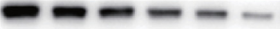
#> input picture IntensityCalculationFromImage/Expression_ctrl.png, 280 x 29 px
$ python Evaluation.py
#> lines starting #> are read from the running program, lines starting #| are printed output that depends on the picture; long printed decimals are rounded
from PIL import Image  # 이미지 처리 라이브러리
import numpy as np  # 수치 라이브러리
import matplotlib.pyplot as plt  # 그래프를 그리기 위한 라이브러리

imgCtrl = Image.open("Expression_ctrl.png")
#> imgCtrl is the input picture: PIL image 280x29 RGB; mean R, G, B 183.5, 183.4, 184.8
imgL5 = Image.open("Expression_L5.png")
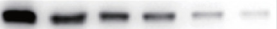
#> input picture IntensityCalculationFromImage/Expression_L5.png, 277 x 29 px
#> imgL5 is the input picture: PIL image 277x29 RGB; mean R, G, B 199.6, 199.6, 200.7

plt.imshow(imgCtrl)
plt.show()

plt.imshow(imgL5)
plt.show()

imgCtrlGray = imgCtrl.convert('L')
imgL5Gray = imgL5.convert('L')

print(imgCtrlGray.size)
#| (280, 29)
print(imgL5Gray.size)
#| (277, 29)

singleImgSize = (32, 32)
imgCount = 6
multipleImgSize = (singleImgSize[0]*imgCount, singleImgSize[1])

imgCtrlGray = imgCtrlGray.resize(multipleImgSize)  # 이미지 크기를 (32*6, 32)로 변환
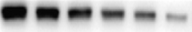
#> imgCtrlGray: PIL image 192x32 L; min 4, max 255, mean 183.6
imgL5Gray = imgL5Gray.resize(multipleImgSize)
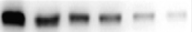
#> imgL5Gray: PIL image 192x32 L; min 5, max 255, mean 199.7

imgListCtrl = []
imgListL5 = []

# Image를 6개로 잘라서 imgList에 저장
for i in range(imgCount):
    startPixel = i * singleImgSize[0]
    endPixel = (i+1) * singleImgSize[0]
    extractArea = (startPixel, 0, endPixel, singleImgSize[1])
    # print(extractArea)
    extractImgCtrl = imgCtrlGray.crop(extractArea)
    extractImgL5 = imgL5Gray.crop(extractArea)
    imgListCtrl.append(extractImgCtrl)  # 자른 이미지를 imgListCtrl에 추가
    imgListL5.append(extractImgL5)  # 자른 이미지를 imgListL5에 추가
#> this loop made 6 passes
#> pass 1, `extractImgCtrl = imgCtrlGray.crop(extractArea)`:
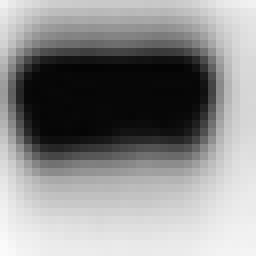
#> extractImgCtrl: PIL image 32x32 L (shown 8 times larger); min 4, max 250, mean 141.3
#> after the loop, imgListCtrl = 6 items; imgListL5 = 6 items

f, axarr = plt.subplots(2,imgCount,figsize=(6,3))
for i in range(imgCount):
    axarr[0][i].imshow(imgListCtrl[i], cmap="gray")
    axarr[1][i].imshow(imgListL5[i], cmap="gray")
plt.tight_layout()
plt.show()
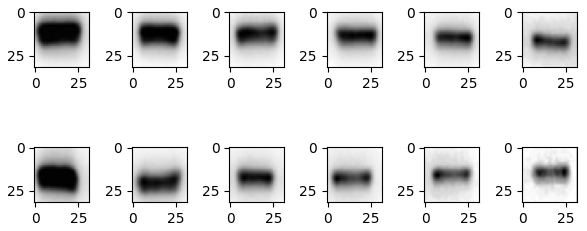
#> figure drawn by matplotlib, 12 panels

imgSaveFlag = False  # 저장하고 싶다면 True로 변경
if imgSaveFlag:
    for i, (imgC, imgL) in enumerate(zip(imgListCtrl, imgListL5)):
        fileNameCtrl = "ExprCtrl_" + str(i) + ".jpg"
        fileNameL5 = "ExprL5_" + str(i) + ".jpg"
        imgC.save(fileNameCtrl)
        imgL.save(fileNameL5)

intensityCtrl = []
intensityL5 = []

for imCtrl, imL5 in zip(imgListCtrl, imgListL5):
    arrCtrl = np.array(imCtrl)  # 이미지를 numpy.array로 변환
    arrL5 = np.array(imL5)  # 이미지를 numpy.array로 변환
    arrCtrlSum = np.sum(255 - arrCtrl)  # 255에서 각 행렬의 값을 뺀 후 모든 요소의 값을 더함
    arrL5Sum = np.sum(255 -  arrL5)  # 255에서 각 행렬의 값을 뺀 후 모든 요소의 값을 더함
    intensityCtrl.append(arrCtrlSum)  # 총 합을 sumListCtrl에 추가
    intensityL5.append(arrL5Sum)  # 총 합을 sumListL5에 추가
#> this loop made 6 passes
#> (arrCtrlSum, arrL5Sum) on passes 1 to 6: (116416, 119196), (97560, 83932), (81549, 61349), (63442, 48507), (51062, 19816), (28823, 7001)
#> pass 3, `arrL5 = np.array(imL5)`:
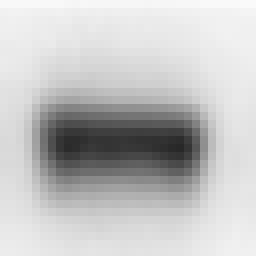
#> arrL5: shape (32, 32) (shown 8 times larger); min 40, max 250, mean 195.1
#> after the loop, intensityCtrl = [116416, 97560, 81549, 63442, 51062, 28823]; intensityL5 = [119196, 83932, 61349, 48507, 19816, 7001]

intensityCtrl = np.array(intensityCtrl)
intensityL5 = np.array(intensityL5)
normIntensityCtrl = intensityCtrl/intensityCtrl.max()*100  # 각 이미지마다 총 합을 최대값으로 normalization
#> normIntensityCtrl = [100, 83.8, 70.05, 54.5, 43.86, 24.76]
normIntensityL5 = intensityL5/intensityL5.max()*100  # 각 이미지마다 총 합을 최대값으로 normalization
#> normIntensityL5 = [100, 70.42, 51.47, 40.7, 16.62, 5.87]
print(normIntensityCtrl)
#| [100.          83.803  70.050  54.496  43.862
#|   24.759]
print(normIntensityL5)
#| [100.          70.415   51.469  40.695  16.625
#|    5.874]

time = np.array([0, 10, 20, 30, 40, 60])  # 시간축 생성을 위한 배열
plt.xlabel("CHX(min)")
plt.ylabel("Relative Amount of p53 (%)")
plt.plot(time, normIntensityCtrl, time, normIntensityL5, marker='o')
plt.show()
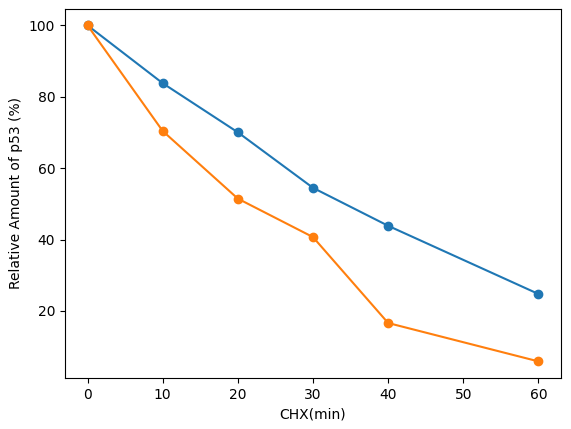
#> figure drawn by matplotlib, 1 panel
